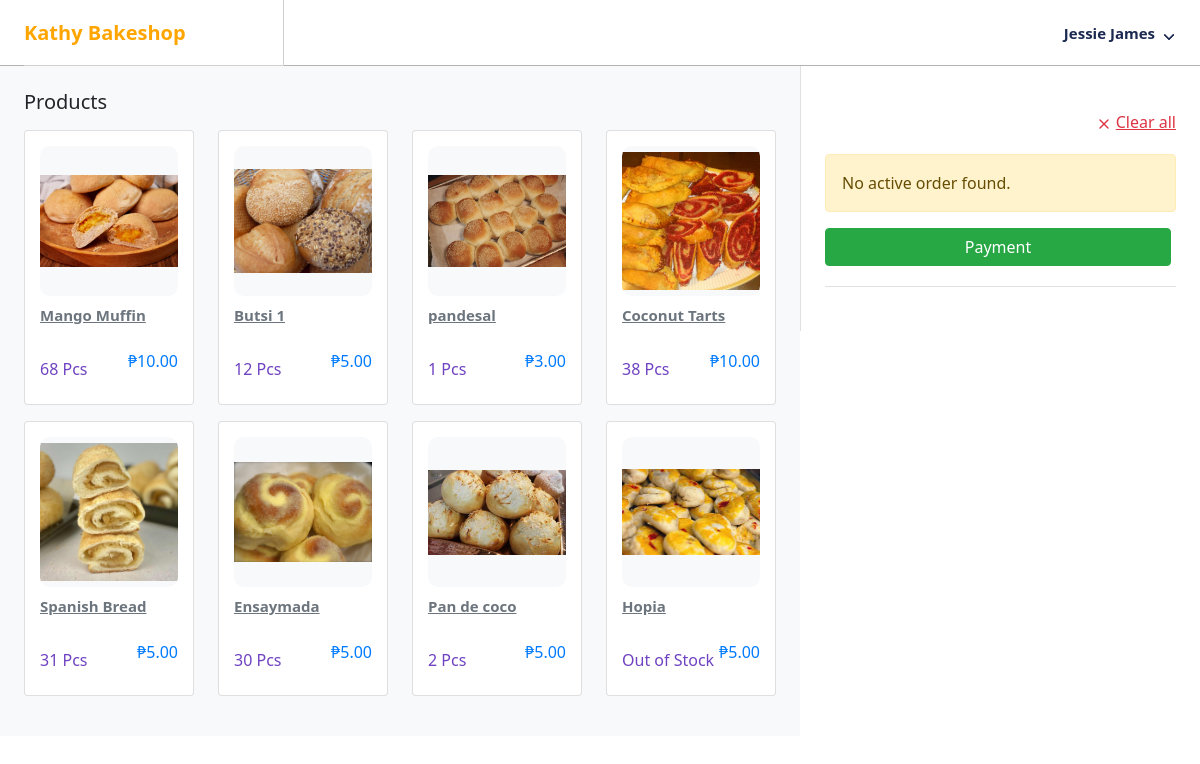
Screenshot of /pos/index.php (signed in) with the database file from the repository.
### tables this page shows
CREATE TABLE `products` (
  `id` int(11) NOT NULL,
  `product_name` varchar(50) NOT NULL,
  `price` decimal(10,2) NOT NULL,
  `image` longblob NOT NULL,
  `description` varchar(1000) NOT NULL,
  `quantity` int(11) NOT NULL
);

### Classes/Connect.php (called while the page is built, shortened)
<?php
        class Database {
            private $server_name = "localhost";
            private $db_username = "root";
            private $db_password = "";
            private $db_name = "db_pos";
            public function __construct() {
                $this->conn = new mysqli($this->server_name, $this->db_username, $this->db_password, $this->db_name);
        }
    }
    ?>

### Classes/Product.php (called while the page is built, shortened)
<?php
require_once "Connect.php";
class Product extends Database {
    public function displayProducts() {
        $sql = "SELECT * FROM products";
        $result = $this->conn->query($sql);
        if ($result) {
            $items = [];
            while ($item = $result->fetch_assoc()) {
                $items[] = $item;
            }
            return $items;
        } else {
            die("Error in retrieving: " . $this->conn->error);
        }
    }
}

### pos/index.php (the view, shortened to what this page needs)
<?php
include "../Classes/Product.php";
$product = new Product;
$product_list = $product->displayProducts();
?>
<!DOCTYPE html>
<html lang="en">
<head>
    <link href="https://cdn.jsdelivr.net/npm/bootstrap@5.1.3/dist/css/bootstrap.min.css" rel="stylesheet">
    <link rel="stylesheet" href="https://cdnjs.cloudflare.com/ajax/libs/font-awesome/6.1.1/css/all.min.css" />
    <link rel="stylesheet" href="css/style.css">
<body>
    <div class="header" bis_skin_checked="1">
        <div class="header-left active" bis_skin_checked="1">
            <span style="color: orange;" class="fw-bold fs-5">Kathy Bakeshop</span>
        </div>
        <ul class="nav user-menu">
            <li class="nav-item dropdown has-arrow main-drop">
                <a href="javascript:void(0);" class="dropdown-toggle nav-link userset" data-bs-toggle="dropdown">
                    <span class="user-info">
                        <span class="user-detail">
                            <span class="user-name">
                                <?php if (isset($_SESSION['user_name'])): ?>
                                    <?php echo $_SESSION['user_name']; ?>
                                <?php endif; ?>
                            </span>
                        </span>
                    </span>
                </a>
            </li>
        </ul>
    </div>
    <div class="page-wrapper pos-pg-wrapper ms-0" bis_skin_checked="1" style="min-height: 920px;">
        <div class="content pos-design p-0" bis_skin_checked="1">
            <div class="row align-items-start pos-wrapper" bis_skin_checked="1">
                <div class="col-md-12 col-lg-8" bis_skin_checked="1">
                    <div class="pos-categories tabs_wrapper" bis_skin_checked="1">
                        <div class="pos-products" bis_skin_checked="1">
                            <div class="d-flex align-items-center justify-content-between" bis_skin_checked="1">
                                <h5 class="mb-3">Products</h5>
                            </div>
                            <div class="tabs_container" bis_skin_checked="1">
                                <div class="tab_content active" data-tab="all" bis_skin_checked="1">
                                    <div class="row" bis_skin_checked="1">
                                        <?php foreach ($product_list as $product): ?>
                                            <div class="col-sm-2 col-md-6 col-lg-3 col-xl-3 mb-3" bis_skin_checked="1">
                                                <div class="product-info default-cover card" bis_skin_checked="1">
                                                    <?php if ($product['quantity'] > 0): ?>
                                                        <a href="../Actions/add-to-cart.php?id=<?= $product['id'] ?>"
                                                            class="img-bg">
                                                        <?php else: ?>
                                                            <a href="javascript:void(0);" class="img-bg">
                                                            <?php endif; ?>
                                                            <img src="<?= $product['image'] ?>" alt="Products" />
                                                        </a>
                                                        <h6 class="product-name"><a
                                                                href="../Actions/add-to-cart.php?id=<?= $product['id'] ?>"><?= $product['product_name'] ?></a>
                                                        </h6>
                                                        <div class="d-flex align-items-center justify-content-between price"
                                                            bis_skin_checked="1">
                                                            <span><?= ($product['quantity'] > 0) ? $product['quantity'] . ' Pcs' : 'Out of Stock' ?></span>
                                                            <p>₱<?= $product['price'] ?></p>
                                                        </div>
                                                </div>
                                            </div>
                                        <?php endforeach; ?>
                                    </div>
                                </div>
                            </div>
                        </div>
                    </div>
                </div>
                <div class="col-md-12 col-lg-4 ps-0" bis_skin_checked="1">
                    <aside class="product-order-list">
                        <div class="product-added block-section" bis_skin_checked="1">
                            <div class="head-text d-flex align-items-center justify-content-between"
                                bis_skin_checked="1">
                                <a href="../Actions/clear-order-details.php"
                                    class="d-flex align-items-center text-danger">
                                    <span class="me-1">
                                        <svg xmlns="http://www.w3.org/2000/svg" width="24" height="24"
                                            viewBox="0 0 24 24" fill="none" stroke="currentColor" stroke-width="2"
                                            stroke-linecap="round" stroke-linejoin="round"
                                            class="feather feather-x feather-16">
                                            <line x1="18" y1="6" x2="6" y2="18"></line>
                                            <line x1="6" y1="6" x2="18" y2="18"></line>
                                        </svg>
                                    </span>
                                    Clear all
                                </a>
                            </div>
                            <?php include "../Actions/get-order.php"; ?>
                            <div class="btn-row d-sm-flex align-items-center justify-content-between"
                                bis_skin_checked="1">
                                <a href="javascript:void(0);" class="btn btn-success btn-icon flex-fill"
                                    data-bs-toggle="modal" data-bs-target="#paymentModal">
                                    Payment
                                </a>
                            </div>
                    </aside>
                </div>
            </div>
        </div>
    </div>
</body>
</html>

### pos/css/style.css (style rules this page uses)
img { max-width: 100%; height: auto; vertical-align: inherit; }
img, svg { vertical-align: middle; }
.page-wrapper { -webkit-transition: all 0.5s ease; -ms-transition: all 0.5s ease; transition: all 0.5s ease; margin: 0 0 0 260px; padding: 66px 0 0; position: relative; left: 0; -webkit-transition: all 0.2s ease; -ms-transition: all 0.2s ease; transition: all 0.2s ease; }
aside { height: 100%; padding: 24px; background-color: #fff; border-left: 1px solid #e0e0e0; }
aside.product-order-list .block-section { margin: 20px 0; padding: 0 0 20px 0; border-bottom: 1px solid #e0e0e0; }
aside.product-order-list .product-added .head-text { margin-bottom: 20px; }
aside.product-order-list .btn-row { padding: 0; }
aside.product-order-list .btn-row .btn { margin-right: 5px; border-radius: 4px; font-size: 1rem; }
aside.product-order-list .btn-row .btn.btn-success { background-color: #28a745; border-color: #28a745; }
.pos-design .pos-wrapper { --bs-gutter-x: 0; }
.tabs_wrapper .tabs_container { padding-top: 0; display: inline-block; width: 100%; }
.tabs_wrapper .tabs_container .tab_content { display: none; width: 100%; }
.tabs_wrapper .tabs_container .tab_content.active { display: inline-block; }
.pos-products .product-info { padding: 15px; color: #6c757d; transition: all 0.5s ease; }
.pos-products .product-info .img-bg { height: 117px; background-color: #f8f9fa; border-radius: 10px; display: flex; align-items: center; justify-content: center; margin-bottom: 10px; position: relative; }
.pos-products .product-info .img-bg img { transition: all 0.5s ease; }
.pos-products .product-info h6 { font-size: 15px; font-weight: 700; }
.pos-products .product-info h6.product-name a { color: #6c757d; }
.pos-products .product-info .price { margin-top: 17px; }
.pos-products .product-info .price span { color: #6f42c1; }
.pos-products .product-info .price p { color: #007bff; }
.pos-categories { background-color: #f8f9fa; padding: 24px; border-collapse: collapse; }
.pos-products .product-info .img-bg img { transition: all 0.5s ease; object-fit: cover; width: 100px; }
.header { background: #ffffff; border-bottom: 1px solid #b3b3b3; height: 66px; z-index: 999; position: fixed; top: 0; left: 0; right: 0; transition: all 0.5s ease; }
.header .header-left { display: flex; align-items: center; justify-content: space-between; float: left; height: 66px; position: relative; text-align: center; width: 260px; z-index: 1; margin: 0 24px; transition: all 0.5s ease; border-right: 1px solid #d1d1d1; border-bottom: 1px solid #d1d1d1; }
.header .userset { display: flex; align-items: center; }
.header .has-arrow .dropdown-toggle::after { display: none !important; }
.header .user-info { display: flex; align-items: center; justify-content: center; position: relative; padding: 0 30px 0 0; }
.header .user-info::after { content: ""; width: 8px; height: 8px; border-top: 0; border-left: 0; border-right: 2px solid #1B2950; border-bottom: 2px solid #1B2950; border-radius: 1px; transform: rotate(45deg); transition: all 0.5s; top: 8px; position: absolute; right: 12px; }
.header .user-info .user-name { font-size: 15px; font-weight: 600; color: #1B2950; display: flex; align-items: center; }
.header .user-menu { display: flex; align-items: center; justify-content: center; margin: 0; position: relative; padding-right: 15px; height: 100%; transition: all 0.5s ease; }
.header .user-menu > li { margin-left: 18px; }
.header .user-menu .dropdown-toggle::after { border: 0; display: none; }
.header .user-menu.nav > li > a { padding: 0; display: flex; line-height: normal; color: #6c757d; }
.feather-16 { width: 16px; height: 16px; }
.pos-products .product-info .img-bg { height: 150px; background-color: #f8f9fa; border-radius: 10px; display: flex; align-items: center; justify-content: center; margin-bottom: 10px; position: relative; overflow: hidden; }
.pos-products .product-info .img-bg img { transition: all 0.5s ease; object-fit: cover; width: 100%; }

### rows the page displays
products: image (picture), product_name "Mango Muffin", quantity "68", price "10.00"
products: image (picture), product_name "Butsi 1", quantity "12", price "5.00"
products: image (picture), product_name "pandesal", quantity "1", price "3.00"
products: image (picture), product_name "Coconut Tarts", quantity "38", price "10.00"
products: image (picture), product_name "Spanish Bread", quantity "31", price "5.00"
products: image (picture), product_name "Ensaymada", quantity "30", price "5.00"
products: image (picture), product_name "Pan de coco", quantity "2", price "5.00"
products: image (picture), product_name "Hopia", quantity "Out of Stock", price "5.00"

### other values shown
$_SESSION['user_name'] "Jessie James"
